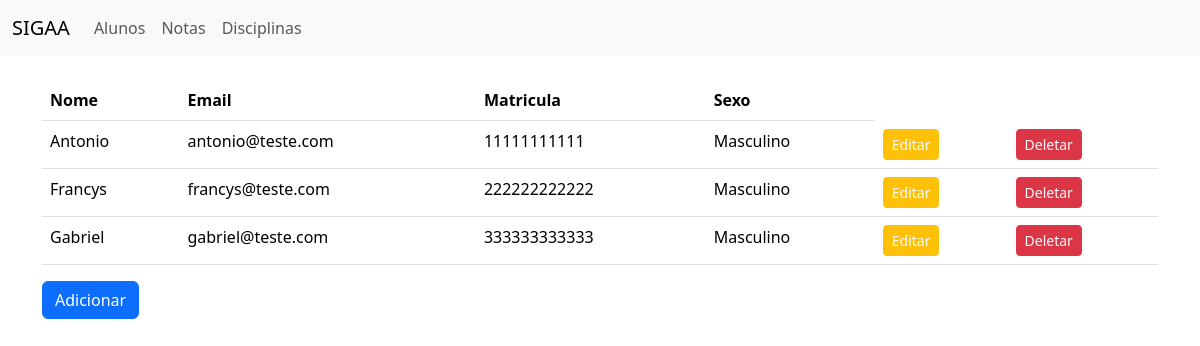
Page /alunos/ on the committed database.
### sigaaa/models.py (models this page shows, shortened)
class Aluno(models.Model):
    SEXO_CHOICES = [
        ('M', 'Masculino'),
        ('F', 'Feminino'),
    ]
    nome = models.CharField(max_length=100)
    email = models.EmailField(unique=True)
    matricula = models.CharField(max_length=20, unique=True)
    sexo = models.CharField(
        max_length=1,
        choices=SEXO_CHOICES,
        default='M'
    )

### sigaaa/views/view_alunos.py (the view)
# urls.py: path('alunos/', view_alunos.alunos, name='alunos'),
def alunos(request):
    alunos=Aluno.objects.all()
    context = {
        'alunos' : alunos,
    }
    return render(request, 'aluno/index.html', context)

### sigaaa/templates/aluno/index.html
{% extends "base.html" %}
{% block content %}
<table class="table">
    <thead>
        <tr>
            <th scope="col">Nome</th>
            <th scope="col">Email</th>
            <th scope="col">Matricula</th>
            <th scope="col">Sexo</th>
        </tr>
    </thead>
    <tbody>
        {% for aluno in alunos %}
        <tr>
            <td>{{ aluno.nome }}</td>
            <td>{{ aluno.email }}</td>
            <td>{{ aluno.matricula }}</td>
            <td>{{ aluno.get_sexo_display }}</td>
            <td> <a class="btn btn-warning btn-sm" href="{% url 'sigaaa:edit_alunos' aluno.id %}" role="button">
                    <span class="text-light text-center">
                    Editar
                    </span>
                </a>
            </td>
            <td><a class="btn btn-danger btn-sm" href="{% url 'sigaaa:delete_alunos' aluno.id %}" role="button">
                    <span class="text-light text-center">
                    Deletar
                    </span>
                </a>
            </td>
        </tr>
        {% empty %}
        <tr>
            <td colspan="4">Nenhum aluno encontrado.</td>
        </tr>
        {% endfor %}
    </tbody>
</table>
<a href="{% url 'sigaaa:add_alunos' %}" type="button" class="btn btn-primary">Adicionar</a>
{% endblock %}

### templates/base.html (shortened to what this page needs)
<!doctype html>
<html lang="en">
  <head>
    <link href="https://cdn.jsdelivr.net/npm/bootstrap@5.3.3/dist/css/bootstrap.min.css" rel="stylesheet">
  </head>
  <body>
    <nav class="navbar navbar-expand-lg navbar-light bg-light">
      <div class="container-fluid">
        <a class="navbar-brand" href="#">SIGAA</a>
        <div class="collapse navbar-collapse" id="navbarNav">
          <ul class="navbar-nav">
            <li class="nav-item">
              <a class="nav-link" href="{% url 'sigaaa:alunos' %}">Alunos</a>
            </li>
            <li class="nav-item">
              <a class="nav-link" href="#">Notas</a>
            </li>
            <li class="nav-item">
              <a class="nav-link" href="{% url 'sigaaa:disciplinas' %}">Disciplinas</a>
            </li>
          </ul>
        </div>
      </div>
    </nav>
    <div class="container mt-4">
      {% block content %}
      {% endblock %}
    </div>
  </body>
</html>

### rows in the picture
Aluno: nome "Antonio", email "antonio@teste.com", matricula "11111111111", sexo "Masculino"
Aluno: nome "Francys", email "francys@teste.com", matricula "222222222222", sexo "Masculino"
Aluno: nome "Gabriel", email "gabriel@teste.com", matricula "333333333333", sexo "Masculino"
